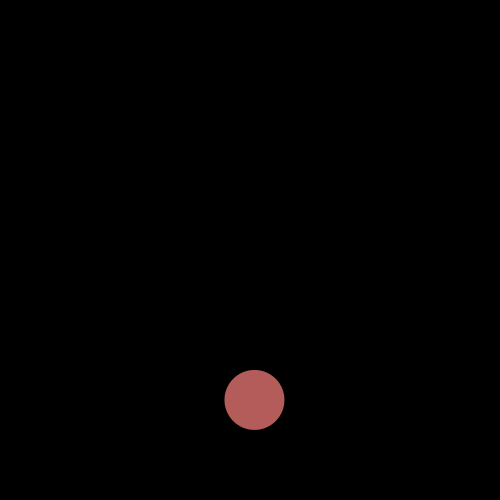
Frame 1 (no input)
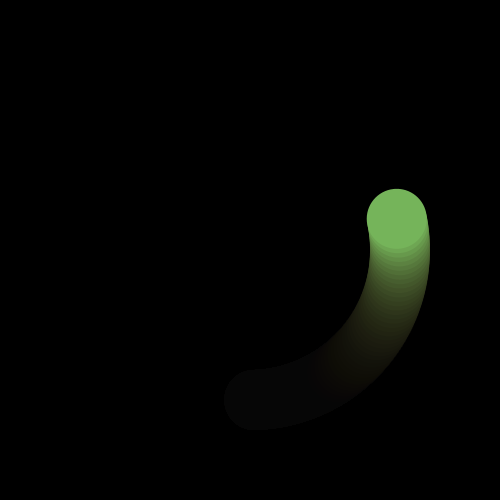
Frame 60 (the mouse pressed at the canvas centre just before this capture)
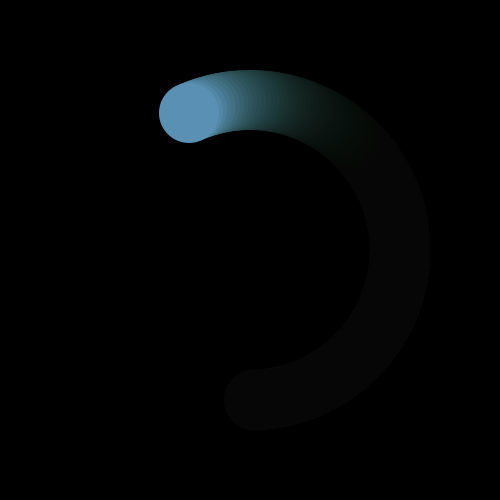
Frame 120 (the mouse held since frame 60 and released just before this capture)

The Processing sketch that drew these frames (run headless with seeded random() and noise(); from frame 60 on, the mouse is pressed at the canvas centre):

// Processing sketch: seno_e_cosseno
// ── seno_e_cosseno.pde
float x,y;
float movement_radius = 150;
float ball_radius = 60;
float angle = 0;
float delta_angle = 1.7;
float offset_x, offset_y;
color cor;

void setup(){
  size(500,500);
  background(0);
  offset_x = (width/2);
  offset_y = (height/2);
  noStroke();
  smooth();
}

void draw(){
  fill(0,20);
  rect(0,0,width,height);
  colorMode(HSB, 255);
  
  angle += delta_angle;
  cor = color(map(angle%360,0,360,0,255),127,180);
  x = sin(radians(angle))*movement_radius;
  y = cos(radians(angle))*movement_radius;
  
  fill(cor);
  ellipse(x+offset_x,y+offset_y, ball_radius, ball_radius);
}
